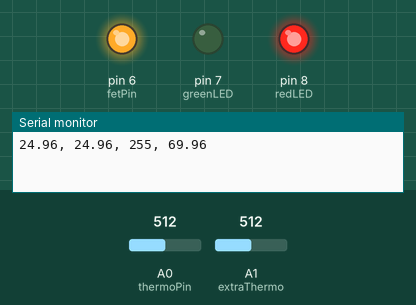
Simulated run of this sketch. Board: Arduino Uno, built with avr-gcc and run on an emulated ATmega328P. Shown: output pins drawn as LEDs (lit = HIGH), the last lines printed to the serial monitor. The inputs (shaded band) are chosen by the test bench; at power-on: A0 (thermoPin) = 512, A1 (extraThermo) = 512.

Above: at 1.2 s.
1.3 s: A0 (thermoPin) set to 100
3.7 s: A0 (thermoPin) set to 85
At 5.3 s:
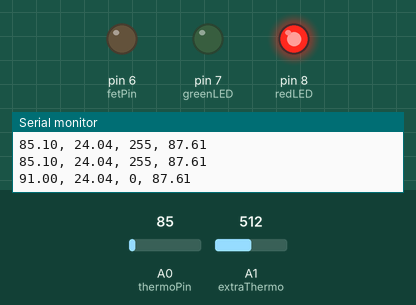
6.0 s: A1 (extraThermo) set to 988
7.5 s: A1 (extraThermo) set to 1013
10.5 s: A0 (thermoPin) set to 122
At 11.7 s:
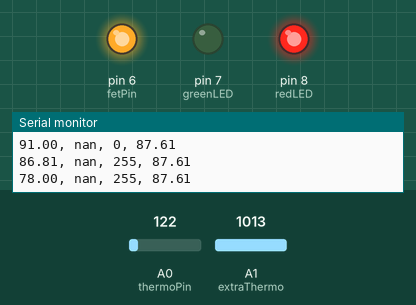
12.1 s: A0 (thermoPin) set to 57
At 13.1 s:
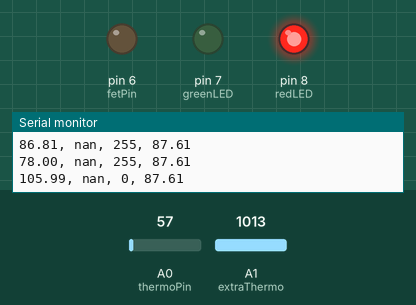
Timing chart, 0 to 15.1 s (numbered marks = the images above; inputs shaded):
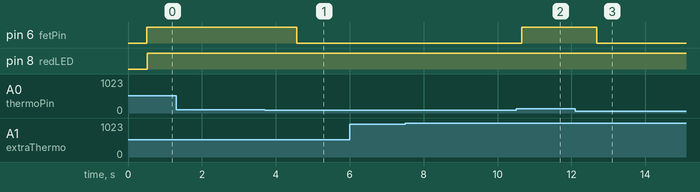

Measured:
- the behaviour switches between 93 and 92 on A0 (thermoPin) (found by bisection; images 0 and 1)
- after the input at 3.7 s, pin 6 (fetPin): HIGH → LOW after 0.87 s
- after the input at 10.5 s, pin 6 (fetPin): LOW → HIGH after 0.15 s
- after the input at 12.1 s, pin 6 (fetPin): HIGH → LOW after 0.58 s

The sketch:

CurrentExperiment.ino
```cpp
//LAMP values
const float targetTemp = 65;
const float minTemp = 63;
const float maxTemp = 67;
const float timeMin = 10;

//Initialising Pins
#define thermoPin A0
#define extraThermo A1
#define fetPin 6
#define greenLED 7
#define redLED 8

//NTC Variables
#define thermoOhm 1000000             //NTC nominal resistance
#define thermoOhmTemp 25              //NTC temperature for nominal resistance
#define thermoBeta 3950               //Beta for NTC

//Other Variables
#define seriesResistor 1000000        //Value of R2
#define heatAdjust 10                 //Adjustment of voltage to correct temp
#define numSamples 50

int samples[numSamples];
int extrasamples[numSamples];
float timeActual = timeMin * 60000;
uint8_t i,count;
int set;
float adcvalue, extraAdcValue, thermoValue, extraThermoValue, steinhart, extraSteinhart, fiveMoreDeg;

void setup(void) {
  Serial.begin(9600);
  analogReference(EXTERNAL);          //3V3 AREF

  pinMode(fetPin, OUTPUT);
  pinMode(greenLED, OUTPUT);
  pinMode(redLED, OUTPUT);
}

void loop(void) {
  //Taking samples
  for (i = 0; i < numSamples; i++) {
    samples[i] = analogRead(thermoPin);
    extrasamples[i] = analogRead(extraThermo);
    delay(10);
  }
  adcvalue = 0;

  //averaging samples
  for (i = 0; i < numSamples; i++) {
    adcvalue += samples[i];
    extraAdcValue += extrasamples[i];
  }
  adcvalue /= numSamples;
  extraAdcValue /= numSamples;

  /*            Math
     Voltage divider: Vo=Vcc(R2/R1+R2)
     ADC value = vo*1023/Varef
     ADC value = Vcc(R2/R1+R2)*1023/Varef
     Varef=Vcc
     ADC value= (R2/R1+R2)*1023
     R2 = - (R1 * ADC value)/(ADC value - 1023)
  */
  thermoValue = -(seriesResistor * adcvalue) / (adcvalue - 1023);

  /*   Steinhart-Hart Equation
     1/T = (1/To) + 1/B * ln(R/Ro)
  */
  steinhart = thermoValue / thermoOhm;            // (R/Ro)
  steinhart = log(steinhart);                     // ln(R/Ro)
  steinhart /= thermoBeta;                        // 1/B * ln(R/Ro)
  steinhart += 1.0 / (thermoOhmTemp + 273.15);    // + (1/To)
  steinhart = 1.0 / steinhart;                    // Invert
  steinhart -= 273.15;                            // convert absolute temp to C

  //Extra Thermo calculation
  extraThermoValue = -(seriesResistor * extraAdcValue) / (extraAdcValue - 1023);

  extraSteinhart = extraThermoValue / thermoOhm;            // (R/Ro)
  extraSteinhart = log(extraSteinhart);                     // ln(R/Ro)
  extraSteinhart /= thermoBeta;                        // 1/B * ln(R/Ro)
  extraSteinhart += 1.0 / (thermoOhmTemp + 273.15);    // + (1/To)
  extraSteinhart = 1.0 / extraSteinhart;                    // Invert
  extraSteinhart -= 273.15;                            // convert absolute temp to C

  if(count <= 1){
    fiveMoreDeg = steinhart + 45;
    count++;
  }
  if (steinhart <= fiveMoreDeg) {
    set = 255;
  } else {
    if (steinhart >= fiveMoreDeg) {
      set = 0;
    }
  }
  /*
  if (steinhart <= targetTemp) {
    set = 255;
  } else {
    if (steinhart >= targetTemp) {
      set = 0;
    }
  }*/

  analogWrite(fetPin, set);
  //Serial.print("PWM:");
  Serial.print(steinhart);
  Serial.print(", ");
  Serial.print(extraSteinhart);
  Serial.print(", ");
  //Serial.println(set);

  Serial.print(set);
  Serial.print(", ");
  Serial.println(fiveMoreDeg);

  if (steinhart > minTemp && steinhart < maxTemp) {
    digitalWrite(greenLED, HIGH);
    digitalWrite(redLED, LOW);
  } else {
    digitalWrite(greenLED, LOW);
    digitalWrite(redLED, HIGH);
  }

  if (millis() > timeActual) {
    digitalWrite(greenLED, HIGH);
    digitalWrite(redLED, HIGH);
  }
  delay(500);
  //delay(1000);
}

/*                      Links
   Source: https://learn.adafruit.com/thermistor/overview
   Steinhart-Hart: https://en.wikipedia.org/wiki/Thermistor
*/
```
